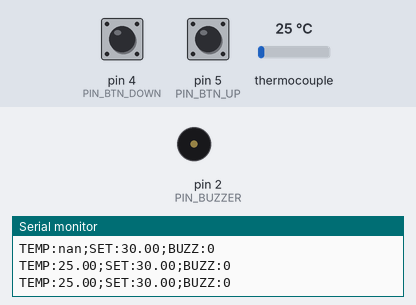
Simulated run of this sketch. Board: Arduino Uno, built with avr-gcc and run on an emulated ATmega328P. On the bench: buzzer (waves = sounding, pin HIGH), the last lines printed to the serial monitor. The inputs (shaded band) are chosen by the test bench; at power-on: thermocouple 25 °C, pin 4 (PIN_BTN_DOWN) HIGH, pin 5 (PIN_BTN_UP) HIGH.

Above: at 1.4 s.
1.5 s: thermocouple set to 33 °C
At 2.6 s:
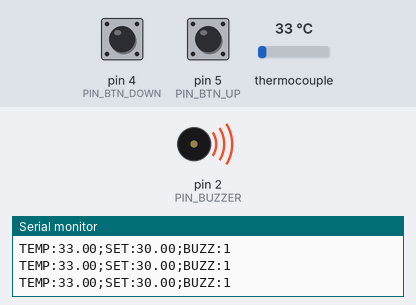
3.0 s: thermocouple set to 6 °C
At 3.7 s:
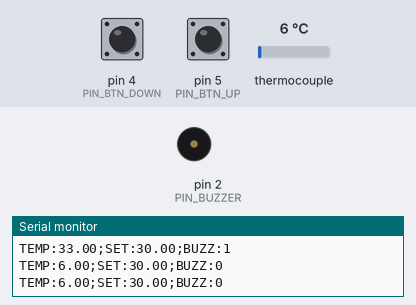
4.5 s: thermocouple set to 75 °C
At 4.9 s:
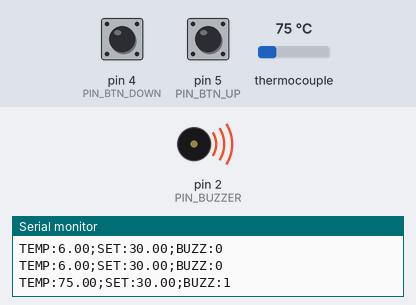
Timing chart, 0 to 7.5 s (numbered marks = the images above; inputs shaded):
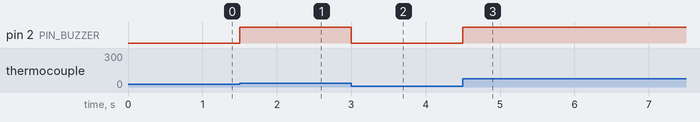

The sketch:

termostato_max31865.ino
```cpp
#include <Adafruit_MAX31865.h>

// Pines pensados para NodeMCU / Wemos D1 mini.
// Cambialos si tu placa usa otro pinout.
static const uint8_t PIN_MAX_CS = 15;
static const uint8_t PIN_BTN_UP = 5;
static const uint8_t PIN_BTN_DOWN = 4;
static const uint8_t PIN_BUZZER = 2;

// Para PT100: RNOMINAL 100.0. Para PT1000: RNOMINAL 1000.0.
static const float RNOMINAL = 100.0;
// Revisa el valor impreso en tu placa MAX31865. Muchas placas PT100 usan 430 ohm.
static const float RREF = 430.0;

static const float SETPOINT_MIN = -50.0;
static const float SETPOINT_MAX = 250.0;
static const float SETPOINT_STEP = 0.5;
static const float HYSTERESIS = 0.5;

Adafruit_MAX31865 thermo = Adafruit_MAX31865(PIN_MAX_CS);

float setpoint = 30.0;
float lastTemperature = NAN;
bool buzzerOn = false;

unsigned long lastSampleMs = 0;
unsigned long lastSerialMs = 0;

struct ButtonState {
  uint8_t pin;
  bool stablePressed;
  bool lastRawPressed;
  unsigned long changedAt;
};

ButtonState btnUp = {PIN_BTN_UP, false, false, 0};
ButtonState btnDown = {PIN_BTN_DOWN, false, false, 0};

bool buttonPressedEvent(ButtonState &button) {
  const bool rawPressed = digitalRead(button.pin) == LOW;
  const unsigned long now = millis();

  if (rawPressed != button.lastRawPressed) {
    button.lastRawPressed = rawPressed;
    button.changedAt = now;
  }

  if ((now - button.changedAt) < 35) {
    return false;
  }

  if (rawPressed != button.stablePressed) {
    button.stablePressed = rawPressed;
    return button.stablePressed;
  }

  return false;
}

void clampSetpoint() {
  if (setpoint < SETPOINT_MIN) setpoint = SETPOINT_MIN;
  if (setpoint > SETPOINT_MAX) setpoint = SETPOINT_MAX;
}

void sendStatus() {
  Serial.print("TEMP:");
  if (isnan(lastTemperature)) {
    Serial.print("nan");
  } else {
    Serial.print(lastTemperature, 2);
  }
  Serial.print(";SET:");
  Serial.print(setpoint, 2);
  Serial.print(";BUZZ:");
  Serial.println(buzzerOn ? 1 : 0);
}

void handleSerialCommand(String command) {
  command.trim();
  command.toUpperCase();

  if (command == "UP") {
    setpoint += SETPOINT_STEP;
    clampSetpoint();
    sendStatus();
    return;
  }

  if (command == "DOWN") {
    setpoint -= SETPOINT_STEP;
    clampSetpoint();
    sendStatus();
    return;
  }

  if (command.startsWith("SET=")) {
    setpoint = command.substring(4).toFloat();
    clampSetpoint();
    sendStatus();
  }
}

void readSerialCommands() {
  static String buffer;

  while (Serial.available() > 0) {
    const char c = Serial.read();
    if (c == '\n' || c == '\r') {
      if (buffer.length() > 0) {
        handleSerialCommand(buffer);
        buffer = "";
      }
    } else if (buffer.length() < 40) {
      buffer += c;
    }
  }
}

void updateBuzzer() {
  if (isnan(lastTemperature)) {
    buzzerOn = false;
  } else if (!buzzerOn && lastTemperature >= setpoint) {
    buzzerOn = true;
  } else if (buzzerOn && lastTemperature <= (setpoint - HYSTERESIS)) {
    buzzerOn = false;
  }

  digitalWrite(PIN_BUZZER, buzzerOn ? HIGH : LOW);
}

void setup() {
  pinMode(PIN_BTN_UP, INPUT_PULLUP);
  pinMode(PIN_BTN_DOWN, INPUT_PULLUP);
  pinMode(PIN_BUZZER, OUTPUT);
  digitalWrite(PIN_BUZZER, LOW);

  Serial.begin(115200);
  delay(200);

  thermo.begin(MAX31865_3WIRE); // Cambia a MAX31865_2WIRE o MAX31865_4WIRE si corresponde.
  sendStatus();
}

void loop() {
  const unsigned long now = millis();

  readSerialCommands();

  if (buttonPressedEvent(btnUp)) {
    setpoint += SETPOINT_STEP;
    clampSetpoint();
  }

  if (buttonPressedEvent(btnDown)) {
    setpoint -= SETPOINT_STEP;
    clampSetpoint();
  }

  if ((now - lastSampleMs) >= 250) {
    lastSampleMs = now;
    const uint8_t fault = thermo.readFault();
    if (fault) {
      lastTemperature = NAN;
      thermo.clearFault();
    } else {
      lastTemperature = thermo.temperature(RNOMINAL, RREF);
    }
    updateBuzzer();
  }

  if ((now - lastSerialMs) >= 500) {
    lastSerialMs = now;
    sendStatus();
  }
}
```

Measured:
- the behaviour switches between 29 and 30 °C on thermocouple (found by bisection; images 0 and 1)
- after the input at 1.5 s, pin 2 (PIN_BUZZER): LOW → HIGH at once
- after the input at 3.0 s, pin 2 (PIN_BUZZER): HIGH → LOW at once
- after the input at 4.5 s, pin 2 (PIN_BUZZER): LOW → HIGH at once
